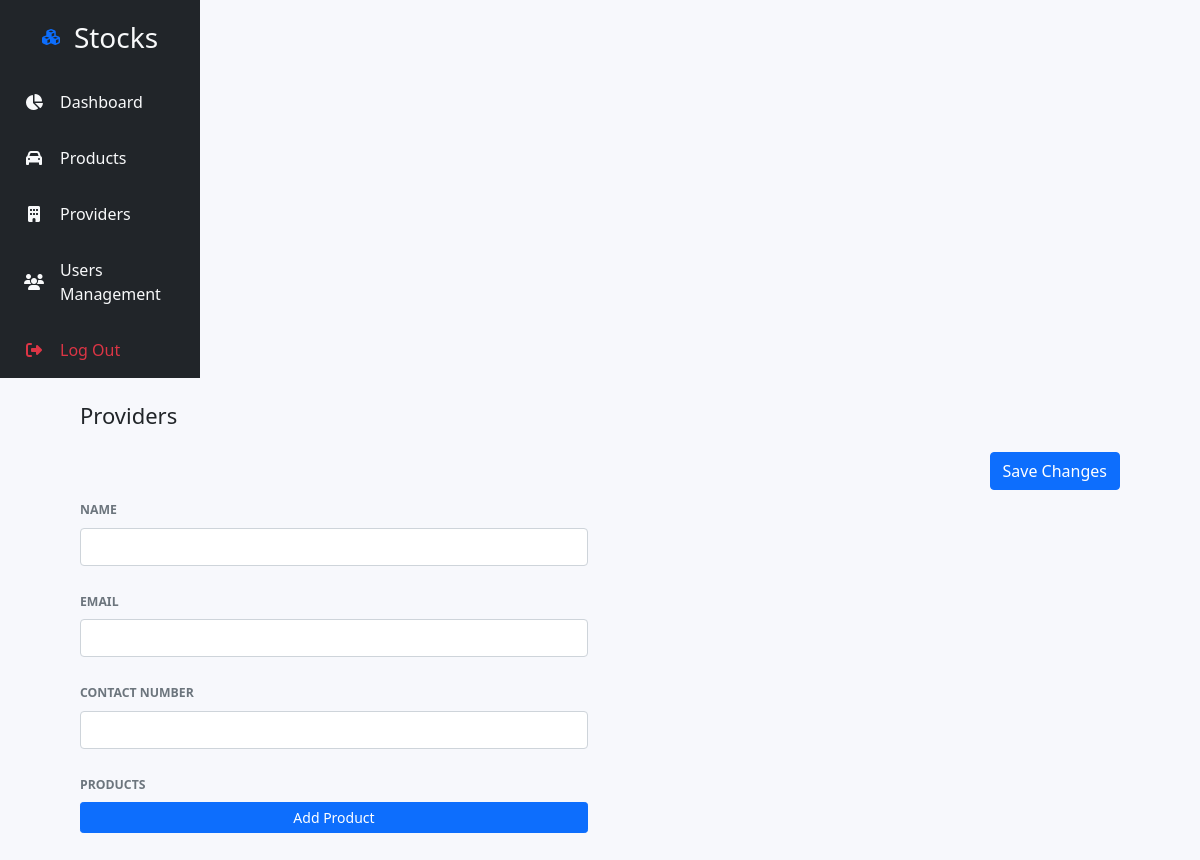
The page /provider/21/edit (signed in) on the database as committed earlier.
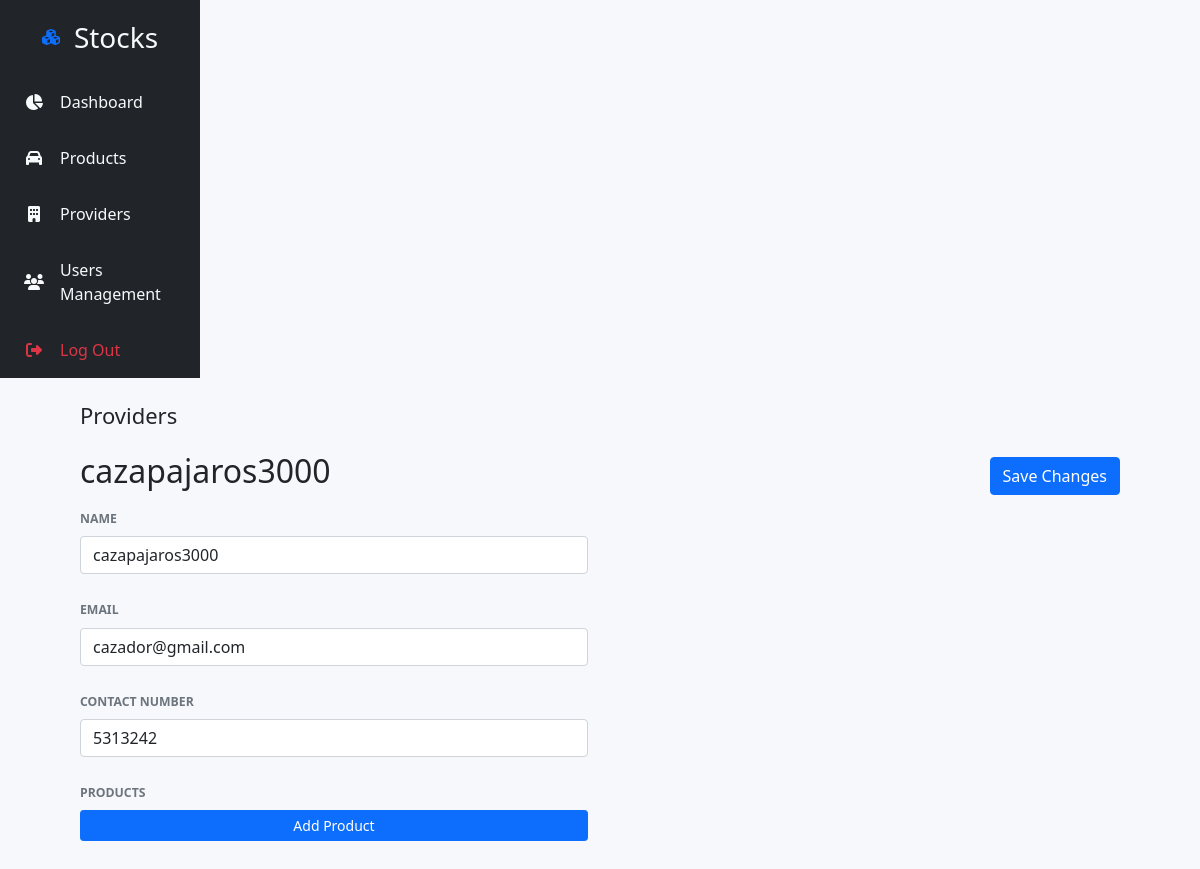
The same page on the database as committed later.
### tables this page shows
CREATE TABLE providers (id INTEGER PRIMARY KEY AUTOINCREMENT, name TEXT NOT NULL, product TEXT NOT NULL, email TEXT UNIQUE NOT NULL, contact_number TEXT NOT NULL);

### routes.py (the view)
    @app.route("/provider/<int:id>/edit")
    @login_required
    def editProvider(id):
        con = sqlite3.connect("stocks.db")
        con.row_factory = sqlite3.Row
        cur = con.cursor()
        cur.execute("select * FROM providers WHERE id = ?", (id,))
        provider = cur.fetchone()
        productsQuery = """SELECT * from products"""
        cur.execute(productsQuery)
        products = cur.fetchall()
        return render_template('provider_edit.html', provider=provider, products=products )

### app.py (called while the page is built)
@login_manager.user_loader
def load_user(user_id):
    for user in users:
        if user.id == user_id:
            return user
    return None

### templates/provider_edit.html (shortened to what this page needs)
{% extends '_base.html' %}
{% import '_components.html' as components %}
{% block content %}
    <div class="container-fluid">
        <div class="row vh-100">
            {{ components.sidebar() }}
            <div class="container p-0">
                {{ components.header('Providers') }}
                <form action="/updatedprovider/{{provider.id}}" method="post" class="py-3">
                    <div class="d-flex align-items-center">
                        <h2 class="title flex-fill">{{ provider.name }}</h2>
                        <input type="submit" class="btn btn-primary" value="Save Changes">
                    </div>
                    {{ components.formField('form-name', 'Name', 'NameProvider', provider.name) }}
                    {{ components.formField('form-email', 'email','EmailProvider', provider.email) }}
                    {{ components.formField('form-phone-number', 'contact number','ContactNumber', provider.contact_number) }}
                    <div class="row mb-3">
                        <p class="text-muted text-uppercase small fw-bold my-2"><small>
                            products
                        </small></p>
                        <div class="d-grid gap-2 col-12 col-md-6">
                            <a href="/product/new"class="btn btn-primary btn-sm" type="button">Add Product</a>
                        </div>
                    </div>
                </form>
            </div>
        </div>
    </div>
{% endblock %}

### templates/_components.html (shortened to what this page needs)
{% macro formField(id, label, name, value) -%}
    <div class="row mb-3">
        <p class="text-muted text-uppercase small fw-bold my-2"><small>
            {{ label }}
        </small></p>
        <div class="col-12 col-md-6">
            <input type="text" class="form-control" id="{{ id }}" name="{{ name }}" value="{{ value }}">
        </div>
    </div>
{%- endmacro %}
{% macro navItem(label, faCode, href) -%}
    <li class="nav-item pb-3">
        <a class="nav-link text-light" href="{{ href }}">
            <div class="d-flex align-items-center">
                <i class="fa {{ faCode }} fa-fw"></i>
                <p class="px-3 m-0">{{ label }}</p>
            </div>
        </a>
    </li>
{%- endmacro %}
{% macro sidebar() -%}
    <div class="col-2 bg-dark align-items-stretch pt-3 px-2" >
        {{ brand() }}
        <ul class="nav nav-pills flex-column">
            {{ navItem('Dashboard', 'fa-pie-chart', 'resumes') }}
            {{ navItem('Products', 'fa-automobile', 'products/search') }}
            {{ navItem('Providers', 'fa-building', 'providers/search') }}
            {{ navItem('Users Management', 'fa-users', 'users/search') }}
            <li class="nav-item pb-2">
                <a class="nav-link text-danger" href="{{ url_for('logout') }}">
                <div class="d-flex align-items-center">
                    <i class="fa fa-sign-out fa-fw"></i>
                    <p class="px-3 m-0">Log Out</p>
                </div>
                </a>
            </li>
        </ul>
    </div>
{%- endmacro %}
{% macro header(namePage) -%}
    <header>
        <div class="d-flex justify-content-between pt-4">
            <h2 class="font-22">{{namePage}}</h2>
        </div>
    </header>
{%- endmacro %}
{% macro brand(isDark = True) -%}
    {% if isDark %}
        <a class="nav-link text-danger p-0" href="/">
            <div class="d-flex text-light justify-content-center align-items-center pb-4">
                <i class="fa fa-cubes fa-fw text-primary px-3" aria-hidden="true"></i>
                <p class="px-3 m-0 fs-3 ">Stocks</p>
            </div>
        </a>
    {% endif %}
{%- endmacro %}

Rows that differ between the two databases and show on the page:
added providers: name "cazapajaros3000", NameProvider "cazapajaros3000", EmailProvider "cazador@gmail.com", ContactNumber "5313242"
